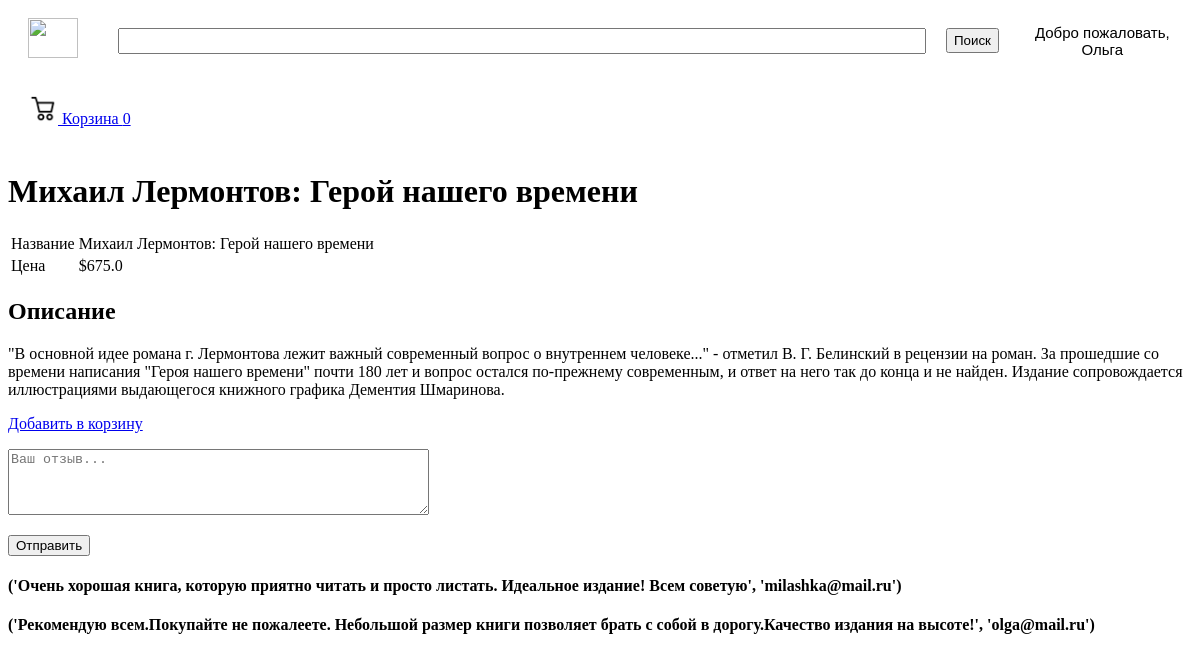
Page /productDescription?productId=1 (signed in) on the committed database.
### tables this page shows
CREATE TABLE users 
		(userId INTEGER PRIMARY KEY, 
		password TEXT,
		email TEXT,
		firstName TEXT,
		lastName TEXT,
		country TEXT, 
		city TEXT,
		address TEXT,
		zipcode TEXT,
		phone TEXT
		);

CREATE TABLE products
		(productId INTEGER PRIMARY KEY,
		name TEXT,
		price REAL,
		description TEXT,
		stock INTEGER,
		categoryId INTEGER,
		FOREIGN KEY(categoryId) REFERENCES categories(categoryId)
		);

### app.py (the view)
@app.route("/productDescription")
def productDescription():
    loggedIn, firstName, noOfItems = getLoginDetails()
    productId = request.args.get('productId')
    with sqlite3.connect('database.db') as conn:
        cur = conn.cursor()
        cur.execute('SELECT productId, name, price, description, stock FROM products WHERE productId = ' + productId)
        productData = cur.fetchone()
        cur.execute('SELECT comments.body, comments.username FROM comments, products WHERE products.productId = comments.productId AND comments.productID = ' + str(productData[0]))
        comments = cur.fetchall()
    conn.close()
    return render_template("productDescription.html", data=productData, comments=comments, loggedIn = loggedIn, firstName = firstName, noOfItems = noOfItems)

### app.py (called while the page is built)
def getLoginDetails():
    with sqlite3.connect('database.db') as conn:
        cur = conn.cursor()
        if 'email' not in session:
            loggedIn = False
            firstName = ''
            noOfItems = 0
        else:
            loggedIn = True
            cur.execute("SELECT userId, firstName FROM users WHERE email = '" + session['email'] + "'")
            userId, firstName = cur.fetchone()
            cur.execute("SELECT count(productId) FROM basket WHERE userId = " + str(userId))
            noOfItems = cur.fetchone()[0]
    conn.close()
    return (loggedIn, firstName, noOfItems)

### templates/productDescription.html (shortened to what this page needs)
{% extends 'base.html' %}
{% block body %}
<div id="display">
	<div id="productName">
		<h1>{{data[1]}}</h1>
	</div>
	<div id="productDescription">
		<table id="descriptionTable">
			<tr>
				<td>Название</td>
				<td>{{data[1]}}</td>
			</tr>
			<tr>
				<td>Цена</td>
				<td>${{data[2]}}</td>
			</tr>
		</table>
		<h2>Описание</h2>
		<p>{{data[3]}}</p>
	</div>
	<div id="addToBasket">
		<a href="/addToBasket?productId={{request.args.get('productId')}}">Добавить в корзину</a>
	</div>
	{% if loggedIn %}
<form action="/productDescription?productId={{request.args.get('productId')}}/addComent" method='POST' class='form' align='left'>
<p><textarea rows='4' cols='50' placeholder='Ваш отзыв...' name='comment'></textarea></p>
<p><input type='submit' value='Отправить'></p>
</form>
{% endif %}
<h4 class="commenter">{{ comments[0] }}</h4><h4 class="commenter">{{ comments[1] }}</h4>
</div>
{% endblock %}

### templates/base.html (shortened to what this page needs)
<!DOCTYPE HTML>
<html>
<head>
<link rel="stylesheet" href={{url_for('static', filename='css/cart.css')}} />
<link rel="stylesheet" href={{url_for('static', filename='css/topStyle.css') }} />
</head>
<body>
<div id="title">
	<a href="/">
	<img id="logo" src= {{ url_for('static', filename='images/logo.png') }} />
	</a>
	<form action="/search" method='POST' class='form' align='left'>
		<input id="searchBox" type="text" name="search">
		<input id="searchButton" type="submit" value="Поиск">
	</form>
	{% if not loggedIn %}
		<div id="signInButton">
			<a class="link" href="/loginForm">Войти</a>
		</div>
	{% else %}
	<div class="dropdown">
		<button class="dropbtn">Добро пожаловать, <br>{{firstName}}</button>
	</div>
	<div id="kart">
		<a class="link" href="/basket">
		<img src={{url_for('static', filename='images/shoppingCart.png')}} id="cartIcon" />
		Корзина {{noOfItems}}
		</a>
	</div>
	{% endif %}
</div>
{% block body %}{% endblock %}
</body>
</html>

### static/css/topStyle.css (style rules this page uses)
#logo { height: 40px; width: 50px; margin-left: 20px; margin-top: 10px; margin-bottom: 10px; margin-right: 20px; float: left; }
#title { background-color: white; display: inline-block; width: 100%; }
#searchBox { height: 20px; width: 800px; margin-left: 20px; margin-top: 20px; margin-bottom: 20px; margin-right: 20px; float: left; font-size: 1.5em; }
#searchButton { height: 25px; margin-top: 20px; margin-bottom: 20px; margin-right: 20px; float: left; }
.dropbtn { background-color: white; color: black; padding: 16px; font-size: 15px; border: none; cursor: pointer; }
.dropdown { position: relative; float: left; }
#kart { color: white; margin-top: 20px; margin-bottom: 20px; margin-left: 20px; margin-right: 20px; float: left; }
#cartIcon { height: 30px; width: 30px; }

### rows in the picture
users: firstName "Ольга"
products: name "Михаил Лермонтов: Герой нашего времени", price "675.0", description "\"В основной идее романа г. Лермонтова лежит важный современный вопрос о внутреннем человеке...\" - отметил В. Г. Белинский в рецензии на роман. За прошедшие со времени написания \"Героя нашего времени\" почти 180 лет и вопрос остался по-прежнему современным, и ответ на него так до конца и не найден. Издание сопровождается иллюстрациями выдающегося книжного графика Дементия Шмаринова."

### other values in the picture
{{ noOfItems }} "0"
{{ comments[0] }} "('Очень хорошая книга, которую приятно читать и просто листать. Идеальное издание! Всем советую', 'milashka@mail.ru')"
{{ comments[1] }} "('Рекомендую всем.Покупайте не пожалеете. Небольшой размер книги позволяет брать с собой в дорогу.Качество издания на высоте!', 'olga@mail.ru')"
